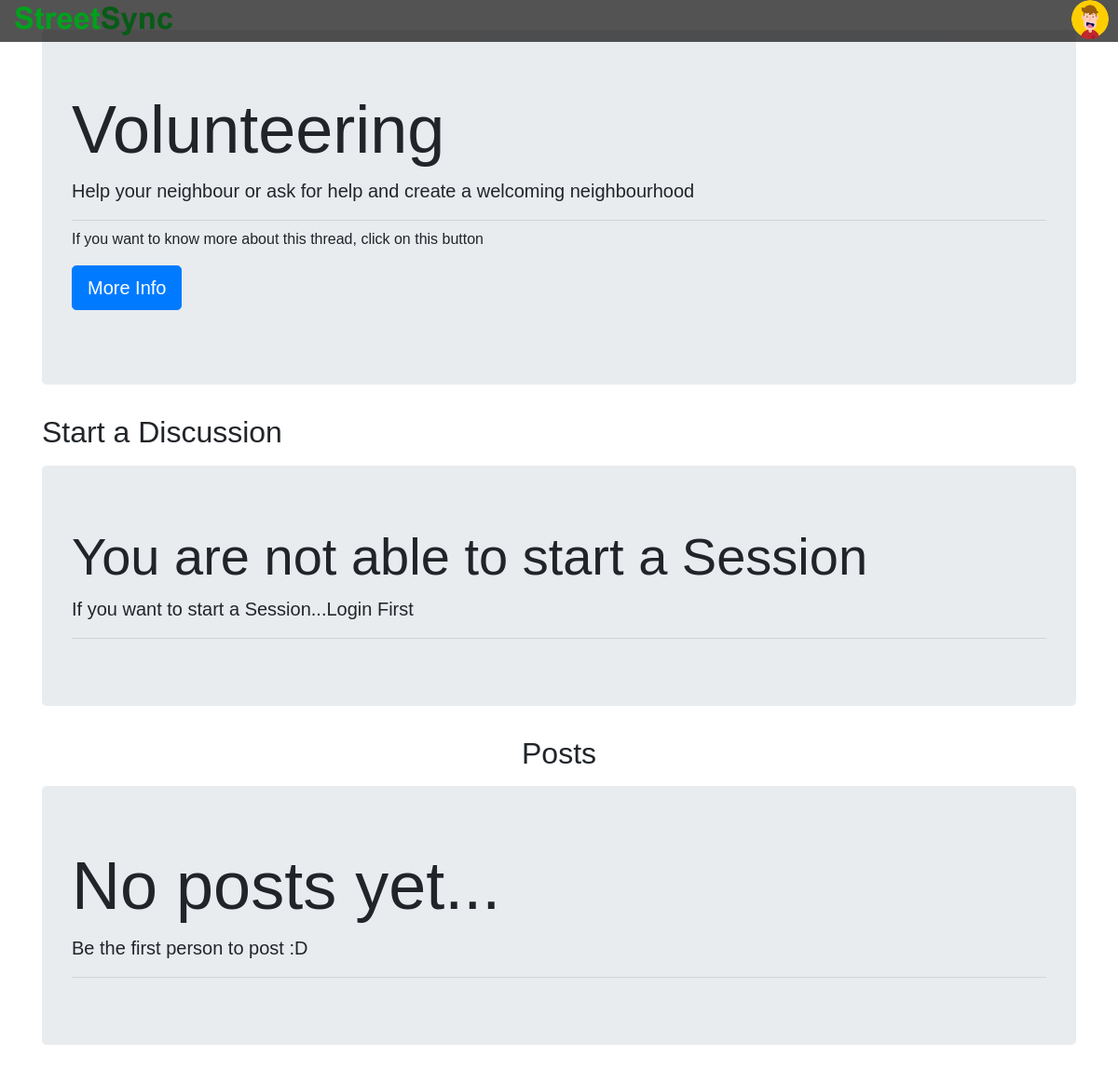
The app's page /threadlist.php?catid=4 with its own data.
### tables this page shows
CREATE TABLE `categories` (
  `category_id` int(11) NOT NULL,
  `category_name` text NOT NULL,
  `category_description` text NOT NULL,
  `date` datetime NOT NULL DEFAULT current_timestamp()
);

### threadlist.php (the view, shortened to what this page needs)
<?php
include("connect.php");
$id = $_GET['catid'];
$sql = "SELECT * FROM `categories` WHERE category_id = '$id'";
$result = mysqli_query($conn,$sql);
while ($row = mysqli_fetch_assoc($result)) {
    $catname = $row['category_name'];
    $catdesc = $row['category_description'];
}
$profilePicSrc = 'assets/profile/defaultPic.png';
?>
<!doctype html>
<html lang="en">
<head>
    <link rel="stylesheet" href="https://stackpath.bootstrapcdn.com/bootstrap/4.3.1/css/bootstrap.min.css">
    <link rel="stylesheet" href="style/home_page.css">
    <link rel="stylesheet" href="https://cdn.jsdelivr.net/npm/bootstrap-icons@1.9.1/font/bootstrap-icons.css">
</head>
<body>
<div class="navbar">
    <ul>
        <li style="float:left">
            <a href="HomePage.php">
                <img src="assets/images/StreetSyncName.png" alt="StreetSyncName">
            </a>
        </li>
        <div class="hero">
            <nav>
                <img src="<?php echo $profilePicSrc; ?>" class="user-pic" onclick="toggleMenu()">
            </nav>
        </div>
    </ul>
</div>
    <div class="container my-3">
        <div class="jumbotron">
            <h1 class="display-3"><?php echo $catname; ?></h1>
            <p class="lead"><?php echo $catdesc; ?></p>
            <hr class="my-2">
            <p>If you want to know more about this thread, click on this button</p>
            <p class="lead">
                <a class="btn btn-primary btn-lg" href="index.php" role="button">More Info</a>
            </p>
        </div>
    </div>
    <div class="container my-3">
        <h2 class="my-3">Start a Discussion</h2>
        <?php
        if (isset($_SESSION['loggedin']) && $_SESSION['loggedin'] == true) {
            echo '<form action="'.$_SERVER["REQUEST_URI"].'" method="post">
            <div class="form-group">
                <label for="">Problem Subject</label>
                <input type="text" class="form-control" name="title" id="" aria-describedby="helpId" placeholder="">
                <small>Write a short and crisp subject</small>
                </div>
                <input type="hidden" name="user_id" value="'.$_SESSION["user_id"].'">
                <div class="form-group">
                <label for="">Your Concern</label>
                <textarea name="desc" rows="3" class="form-control"></textarea>
            </div>
            <button type="submit" class="btn btn-primary">Post</button>
        </form>';
        } else {
            echo '<div class="jumbotron">
            <h1 class="display-4">You are not able to start a Session</h1>
            <p class="lead">If you want to start a Session...Login First</p>
            <hr class="my-2">
        </div>';
        }
        ?>
    </div>
    <div class="container my-4" id="footer">
    <h2 class="text-center">Posts</h2>
    <div class="container-my-3">
        <?php
        $noresult = true;
        if ($noresult) {
            echo '<div class="jumbotron my-3">
                <h1 class="display-3">No posts yet...</h1>
                <p class="lead">Be the first person to post :D</p>
                <hr class="my-2">
            </div>';
        }
        ?>
    </div>
</div>
</body>
</html>

### style/home_page.css (style rules this page uses)
body, html { height: 100%; margin: 0; padding: 0; box-sizing: border-box; min-height: 100vh; font-family: "Poppins", sans-serif; }
.navbar ul { list-style-type: none; text-align: center; margin: 0; padding: 0; background-color: rgba(10, 10, 10, 0.7); position: fixed; top: 0; left: 0; right: 0; z-index: 1000; }
.navbar li { display: inline-block; }
.navbar li img { height: 45px; padding: 7px 16px; }
.hero { position: absolute; right: 0; top: 0; margin-right: 10px; }
.user-pic { width: 40px; border-radius: 50%; cursor: pointer; margin-left: 30px; }

### threadlist.php (style rules this page uses)
#footer { min-height: 500px; }

### records on screen
categories: category_name "Volunteering", category_description "Help your neighbour or ask for help and create a welcoming neighbourhood"
